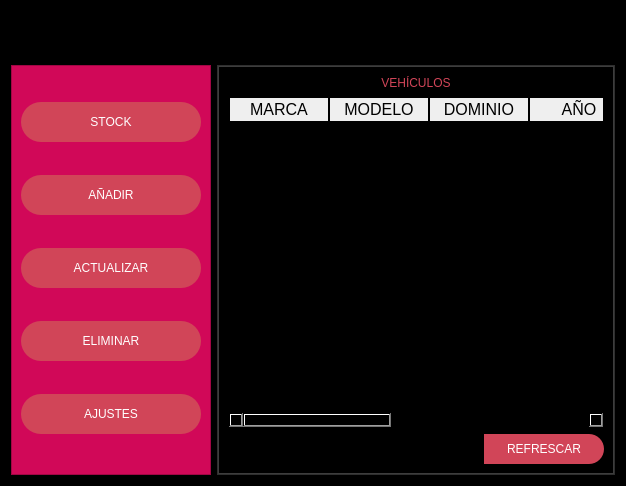
<?xml version="1.0" encoding="UTF-8"?>
<ui version="4.0">
 <class>MainWindow</class>
 <widget class="QMainWindow" name="MainWindow">
  <property name="geometry">
   <rect>
    <x>0</x>
    <y>0</y>
    <width>626</width>
    <height>486</height>
   </rect>
  </property>
  <property name="windowTitle">
   <string>MainWindow</string>
  </property>
  <widget class="QWidget" name="centralwidget">
   <layout class="QHBoxLayout" name="horizontalLayout_6">
    <property name="spacing">
     <number>0</number>
    </property>
    <property name="leftMargin">
     <number>0</number>
    </property>
    <property name="topMargin">
     <number>0</number>
    </property>
    <property name="rightMargin">
     <number>0</number>
    </property>
    <property name="bottomMargin">
     <number>0</number>
    </property>
    <item>
     <widget class="QFrame" name="frame">
      <property name="styleSheet">
       <string notr="true">QFrame{
background-color:rgb(0,0,0);
}

QPushButton{
background-color:000000ff;
border-radius:20px;
}

QPushButton:hover{
background-color:rgb(61,61,61);
border-radius:20px;
}</string>
      </property>
      <property name="frameShape">
       <enum>QFrame::StyledPanel</enum>
      </property>
      <property name="frameShadow">
       <enum>QFrame::Raised</enum>
      </property>
      <layout class="QVBoxLayout" name="verticalLayout_2" stretch="1,8">
       <property name="spacing">
        <number>0</number>
       </property>
       <property name="leftMargin">
        <number>0</number>
       </property>
       <property name="topMargin">
        <number>0</number>
       </property>
       <property name="rightMargin">
        <number>0</number>
       </property>
       <property name="bottomMargin">
        <number>0</number>
       </property>
       <item>
        <widget class="QFrame" name="frame_superior">
         <property name="minimumSize">
          <size>
           <width>0</width>
           <height>42</height>
          </size>
         </property>
         <property name="styleSheet">
          <string notr="true">QFrame{
background-color:rgb(0,0,0);
}

QPushButton{
background-color:000000ff;
border-radius:20px;
}

QPushButton:hover{
background-color:rgb(61,61,61);
border-radius:20px;
}</string>
         </property>
         <property name="frameShape">
          <enum>QFrame::StyledPanel</enum>
         </property>
         <property name="frameShadow">
          <enum>QFrame::Raised</enum>
         </property>
         <layout class="QHBoxLayout" name="horizontalLayout">
          <item>
           <widget class="QPushButton" name="pushButton_5">
            <property name="minimumSize">
             <size>
              <width>200</width>
              <height>0</height>
             </size>
            </property>
            <property name="text">
             <string/>
            </property>
            <property name="icon">
             <iconset>
              <normaloff>../../Users/GoodGame/Downloads/menu-svgrepo-com.svg</normaloff>../../Users/GoodGame/Downloads/menu-svgrepo-com.svg</iconset>
            </property>
            <property name="iconSize">
             <size>
              <width>38</width>
              <height>38</height>
             </size>
            </property>
           </widget>
          </item>
          <item>
           <spacer name="horizontalSpacer">
            <property name="orientation">
             <enum>Qt::Horizontal</enum>
            </property>
            <property name="sizeHint" stdset="0">
             <size>
              <width>207</width>
              <height>20</height>
             </size>
            </property>
           </spacer>
          </item>
          <item>
           <widget class="QPushButton" name="pushButton_4">
            <property name="minimumSize">
             <size>
              <width>40</width>
              <height>40</height>
             </size>
            </property>
            <property name="text">
             <string/>
            </property>
            <property name="icon">
             <iconset>
              <normaloff>../../Users/GoodGame/Downloads/minimize-svgrepo-com (1).svg</normaloff>../../Users/GoodGame/Downloads/minimize-svgrepo-com (1).svg</iconset>
            </property>
            <property name="iconSize">
             <size>
              <width>38</width>
              <height>38</height>
             </size>
            </property>
           </widget>
          </item>
          <item>
           <widget class="QPushButton" name="pushButton_3">
            <property name="minimumSize">
             <size>
              <width>40</width>
              <height>40</height>
             </size>
            </property>
            <property name="text">
             <string/>
            </property>
            <property name="icon">
             <iconset>
              <normaloff>../../Users/GoodGame/Downloads/minimize-svgrepo-com.svg</normaloff>../../Users/GoodGame/Downloads/minimize-svgrepo-com.svg</iconset>
            </property>
            <property name="iconSize">
             <size>
              <width>28</width>
              <height>38</height>
             </size>
            </property>
           </widget>
          </item>
          <item>
           <widget class="QPushButton" name="pushButton_2">
            <property name="minimumSize">
             <size>
              <width>40</width>
              <height>40</height>
             </size>
            </property>
            <property name="styleSheet">
             <string notr="true"/>
            </property>
            <property name="text">
             <string/>
            </property>
            <property name="icon">
             <iconset>
              <normaloff>../../Users/GoodGame/Downloads/maximize-svgrepo-com.svg</normaloff>../../Users/GoodGame/Downloads/maximize-svgrepo-com.svg</iconset>
            </property>
            <property name="iconSize">
             <size>
              <width>28</width>
              <height>38</height>
             </size>
            </property>
           </widget>
          </item>
          <item>
           <widget class="QPushButton" name="pushButton">
            <property name="minimumSize">
             <size>
              <width>40</width>
              <height>40</height>
             </size>
            </property>
            <property name="text">
             <string/>
            </property>
            <property name="icon">
             <iconset>
              <normaloff>../../Users/GoodGame/Downloads/icons8-close.svg</normaloff>../../Users/GoodGame/Downloads/icons8-close.svg</iconset>
            </property>
            <property name="iconSize">
             <size>
              <width>38</width>
              <height>38</height>
             </size>
            </property>
           </widget>
          </item>
         </layout>
        </widget>
       </item>
       <item>
        <widget class="QFrame" name="frame_contenido">
         <property name="frameShape">
          <enum>QFrame::StyledPanel</enum>
         </property>
         <property name="frameShadow">
          <enum>QFrame::Raised</enum>
         </property>
         <layout class="QHBoxLayout" name="horizontalLayout_2">
          <item>
           <widget class="QFrame" name="frame_control">
            <property name="minimumSize">
             <size>
              <width>200</width>
              <height>0</height>
             </size>
            </property>
            <property name="maximumSize">
             <size>
              <width>0</width>
              <height>16777215</height>
             </size>
            </property>
            <property name="styleSheet">
             <string notr="true">QFrame{
	background-color: rgb(209, 8, 88);
}

QPushButton{
background-color: rgb(209,69,88);
border-top-left-radius:20px;
border-bottom-left-radius:20px;
color:rgb(255,255,255);
font:77 10pt &quot;Arial Black&quot;;
}

QPushButton:hover{
background-color: white;
border-top-left-radius:20px;
border-bottom-left-radius:20px;
color:rgb(0,0,0);
font: 77 10pt &quot;Arial Black&quot;;
}</string>
            </property>
            <property name="frameShape">
             <enum>QFrame::StyledPanel</enum>
            </property>
            <property name="frameShadow">
             <enum>QFrame::Raised</enum>
            </property>
            <layout class="QVBoxLayout" name="verticalLayout_3">
             <item>
              <widget class="QPushButton" name="bt_stock">
               <property name="minimumSize">
                <size>
                 <width>0</width>
                 <height>40</height>
                </size>
               </property>
               <property name="text">
                <string>STOCK</string>
               </property>
               <property name="icon">
                <iconset>
                 <normaloff>../../Users/GoodGame/Downloads/garage-svgrepo-com.svg</normaloff>../../Users/GoodGame/Downloads/garage-svgrepo-com.svg</iconset>
               </property>
               <property name="iconSize">
                <size>
                 <width>35</width>
                 <height>35</height>
                </size>
               </property>
              </widget>
             </item>
             <item>
              <widget class="QPushButton" name="bt_agregar">
               <property name="minimumSize">
                <size>
                 <width>0</width>
                 <height>40</height>
                </size>
               </property>
               <property name="text">
                <string>AÑADIR</string>
               </property>
               <property name="icon">
                <iconset>
                 <normaloff>../../Users/GoodGame/Downloads/add-svgrepo-com.svg</normaloff>../../Users/GoodGame/Downloads/add-svgrepo-com.svg</iconset>
               </property>
               <property name="iconSize">
                <size>
                 <width>35</width>
                 <height>35</height>
                </size>
               </property>
              </widget>
             </item>
             <item>
              <widget class="QPushButton" name="bt_actualizar_stock">
               <property name="minimumSize">
                <size>
                 <width>0</width>
                 <height>40</height>
                </size>
               </property>
               <property name="text">
                <string>ACTUALIZAR</string>
               </property>
               <property name="icon">
                <iconset>
                 <normaloff>../../Users/GoodGame/Downloads/refresh-svgrepo-com.svg</normaloff>../../Users/GoodGame/Downloads/refresh-svgrepo-com.svg</iconset>
               </property>
               <property name="iconSize">
                <size>
                 <width>35</width>
                 <height>35</height>
                </size>
               </property>
              </widget>
             </item>
             <item>
              <widget class="QPushButton" name="bt_eliminar">
               <property name="minimumSize">
                <size>
                 <width>0</width>
                 <height>40</height>
                </size>
               </property>
               <property name="text">
                <string>ELIMINAR</string>
               </property>
               <property name="icon">
                <iconset>
                 <normaloff>../../Users/GoodGame/Downloads/delete-svgrepo-com.svg</normaloff>../../Users/GoodGame/Downloads/delete-svgrepo-com.svg</iconset>
               </property>
               <property name="iconSize">
                <size>
                 <width>35</width>
                 <height>35</height>
                </size>
               </property>
              </widget>
             </item>
             <item>
              <widget class="QPushButton" name="bt_ajustes">
               <property name="minimumSize">
                <size>
                 <width>0</width>
                 <height>40</height>
                </size>
               </property>
               <property name="text">
                <string>AJUSTES</string>
               </property>
               <property name="icon">
                <iconset>
                 <normaloff>../../Users/GoodGame/Downloads/settings-svgrepo-com.svg</normaloff>../../Users/GoodGame/Downloads/settings-svgrepo-com.svg</iconset>
               </property>
               <property name="iconSize">
                <size>
                 <width>35</width>
                 <height>35</height>
                </size>
               </property>
              </widget>
             </item>
            </layout>
           </widget>
          </item>
          <item>
           <widget class="QFrame" name="frame_paginas">
            <property name="styleSheet">
             <string notr="true">QFrame{
background-color:rgb(61,61,61);
}

QLabel{
font: 87 12pt &quot;Arial Black&quot;;
background-color: #000000ff;
color:rgb(0,206,151);
border:0px solid #14C8DC;
}

QLineEdit{
border:0px;
color:rgb(255,255,255);
border-bottom:2px solid rgb(61,61,61);
font: 75 12pt &quot;Times New Roman&quot;;
}

QPushButton{
background-color:rgb(61,61,61);
border-radius: 15px;
color: rgb(255,255,255);
font: 77 10pt &quot;Arial Black&quot;;
}

QPushButton:hover{
background-color: rgb(0,206,151);
border-radius: 15px;
color: rgb(0,0,0);
font: 77 10pt &quot;Arial Black&quot;;
}

QTableWidget{
background-color: rgb (255,255,255);
color: rgb(0,0,0);
gridline-color: rgb(0,206,151);
font-size: 12pt;
color: #000000;
}

QHeaderView::section{
background-color: (0,206,151);
border: 1px solid rgb(0,0,0);
font-size: 12pt;
}

QTableWidget QTableCornerButton::section{
background-color: rgb(0,0,0);
border: 1px solid rgb(0,206,151);
}</string>
            </property>
            <property name="frameShape">
             <enum>QFrame::StyledPanel</enum>
            </property>
            <property name="frameShadow">
             <enum>QFrame::Raised</enum>
            </property>
            <layout class="QVBoxLayout" name="verticalLayout_4">
             <property name="spacing">
              <number>0</number>
             </property>
             <property name="leftMargin">
              <number>1</number>
             </property>
             <property name="topMargin">
              <number>1</number>
             </property>
             <property name="rightMargin">
              <number>1</number>
             </property>
             <property name="bottomMargin">
              <number>1</number>
             </property>
             <item>
              <widget class="QStackedWidget" name="stackedWidget">
               <property name="styleSheet">
                <string notr="true">background-color: rgb(0, 0, 0);</string>
               </property>
               <widget class="QWidget" name="page_Stock">
                <layout class="QVBoxLayout" name="verticalLayout_5">
                 <item>
                  <widget class="QLabel" name="label">
                   <property name="styleSheet">
                    <string notr="true">color: rgb(209,69,88);</string>
                   </property>
                   <property name="text">
                    <string>VEHÍCULOS</string>
                   </property>
                   <property name="alignment">
                    <set>Qt::AlignCenter</set>
                   </property>
                  </widget>
                 </item>
                 <item>
                  <widget class="QTableWidget" name="table_Cars">
                   <property name="styleSheet">
                    <string notr="true">color: black</string>
                   </property>
                   <column>
                    <property name="text">
                     <string>MARCA</string>
                    </property>
                   </column>
                   <column>
                    <property name="text">
                     <string>MODELO</string>
                    </property>
                   </column>
                   <column>
                    <property name="text">
                     <string>DOMINIO</string>
                    </property>
                   </column>
                   <column>
                    <property name="text">
                     <string>AÑO</string>
                    </property>
                   </column>
                   <column>
                    <property name="text">
                     <string>KILOMETROS</string>
                    </property>
                   </column>
                   <column>
                    <property name="text">
                     <string>COLOR</string>
                    </property>
                   </column>
                   <column>
                    <property name="text">
                     <string>PRECIO</string>
                    </property>
                   </column>
                  </widget>
                 </item>
                 <item>
                  <layout class="QHBoxLayout" name="horizontalLayout_3">
                   <item>
                    <spacer name="horizontalSpacer_2">
                     <property name="orientation">
                      <enum>Qt::Horizontal</enum>
                     </property>
                     <property name="sizeHint" stdset="0">
                      <size>
                       <width>40</width>
                       <height>20</height>
                      </size>
                     </property>
                    </spacer>
                   </item>
                   <item>
                    <widget class="QPushButton" name="button_refresh">
                     <property name="minimumSize">
                      <size>
                       <width>120</width>
                       <height>30</height>
                      </size>
                     </property>
                     <property name="styleSheet">
                      <string notr="true">QFrame{
	background-color: rgb(209, 8, 88);
}

QPushButton{
background-color: rgb(209,69,88);
border-top-left-radius:20px;
border-bottom-left-radius:20px;
color:rgb(255,255,255);
font:77 10pt &quot;Arial Black&quot;;
}

QPushButton:hover{
background-color: white;
border-top-left-radius:20px;
border-bottom-left-radius:20px;
color:rgb(0,0,0);
font: 77 10pt &quot;Arial Black&quot;;
}</string>
                     </property>
                     <property name="text">
                      <string>REFRESCAR</string>
                     </property>
                     <property name="icon">
                      <iconset>
                       <normaloff>../../Users/GoodGame/Downloads/refresh-svgrepo-com.svg</normaloff>../../Users/GoodGame/Downloads/refresh-svgrepo-com.svg</iconset>
                     </property>
                    </widget>
                   </item>
                  </layout>
                 </item>
                </layout>
               </widget>
               <widget class="QWidget" name="page_Agregar">
                <layout class="QVBoxLayout" name="verticalLayout">
                 <item>
                  <layout class="QHBoxLayout" name="horizontalLayout_4">
                   <item>
                    <layout class="QVBoxLayout" name="verticalLayout_6">
                     <item>
                      <widget class="QLabel" name="label_2">
                       <property name="styleSheet">
                        <string notr="true">color: rgb(209,69,88);</string>
                       </property>
                       <property name="text">
                        <string>MARCA</string>
                       </property>
                      </widget>
                     </item>
                     <item>
                      <widget class="QLabel" name="label_3">
                       <property name="styleSheet">
                        <string notr="true">color: rgb(209,69,88);</string>
                       </property>
                       <property name="text">
                        <string>MODELO</string>
                       </property>
                      </widget>
                     </item>
                     <item>
                      <widget class="QLabel" name="label_4">
                       <property name="styleSheet">
                        <string notr="true">color: rgb(209,69,88);</string>
                       </property>
                       <property name="text">
                        <string>DOMINIO</string>
                       </property>
                      </widget>
                     </item>
                     <item>
                      <widget class="QLabel" name="label_5">
                       <property name="styleSheet">
                        <string notr="true">color: rgb(209,69,88);</string>
                       </property>
                       <property name="text">
                        <string>AÑO</string>
                       </property>
                      </widget>
                     </item>
                     <item>
                      <widget class="QLabel" name="label_6">
                       <property name="styleSheet">
                        <string notr="true">color: rgb(209,69,88);</string>
                       </property>
                       <property name="text">
                        <string>KM</string>
                       </property>
                      </widget>
                     </item>
                     <item>
                      <widget class="QLabel" name="label_7">
                       <property name="styleSheet">
                        <string notr="true">color: rgb(209,69,88);</string>
                       </property>
                       <property name="text">
                        <string>COLOR</string>
                       </property>
                      </widget>
                     </item>
                     <item>
                      <widget class="QLabel" name="label_8">
                       <property name="styleSheet">
                        <string notr="true">color: rgb(209,69,88);</string>
                       </property>
                       <property name="text">
                        <string>PRECIO</string>
                       </property>
                      </widget>
                     </item>
                    </layout>
                   </item>
                   <item>
                    <layout class="QVBoxLayout" name="verticalLayout_7">
                     <item>
                      <widget class="QLineEdit" name="registrar_marca"/>
                     </item>
                     <item>
                      <widget class="QLineEdit" name="registrar_modelo"/>
                     </item>
                     <item>
                      <widget class="QLineEdit" name="registrar_dominio"/>
                     </item>
                     <item>
                      <widget class="QLineEdit" name="registrar_year"/>
                     </item>
                     <item>
                      <widget class="QLineEdit" name="registrar_km"/>
                     </item>
                     <item>
                      <widget class="QLineEdit" name="registrar_color"/>
                     </item>
                     <item>
                      <widget class="QLineEdit" name="registrar_precio"/>
                     </item>
                    </layout>
                   </item>
                   <item>
                    <spacer name="horizontalSpacer_4">
                     <property name="orientation">
                      <enum>Qt::Horizontal</enum>
                     </property>
                     <property name="sizeHint" stdset="0">
                      <size>
                       <width>37</width>
                       <height>196</height>
                      </size>
                     </property>
                    </spacer>
                   </item>
                  </layout>
                 </item>
                 <item>
                  <layout class="QHBoxLayout" name="horizontalLayout_5">
                   <item>
                    <widget class="QLabel" name="signal_agregar">
                     <property name="minimumSize">
                      <size>
                       <width>180</width>
                       <height>0</height>
                      </size>
                     </property>
                     <property name="text">
                      <string/>
                     </property>
                     <property name="alignment">
                      <set>Qt::AlignCenter</set>
                     </property>
                    </widget>
                   </item>
                   <item>
                    <spacer name="horizontalSpacer_3">
                     <property name="orientation">
                      <enum>Qt::Horizontal</enum>
                     </property>
                     <property name="sizeHint" stdset="0">
                      <size>
                       <width>40</width>
                       <height>20</height>
                      </size>
                     </property>
                    </spacer>
                   </item>
                   <item>
                    <widget class="QPushButton" name="bt_refrescar">
                     <property name="styleSheet">
                      <string notr="true">QFrame{
	background-color: rgb(209, 8, 88);
}

QPushButton{
background-color: rgb(209,69,88);
border-top-left-radius:20px;
border-bottom-left-radius:20px;
color:rgb(255,255,255);
font:77 10pt &quot;Arial Black&quot;;
}

QPushButton:hover{
background-color: white;
border-top-left-radius:20px;
border-bottom-left-radius:20px;
color:rgb(0,0,0);
font: 77 10pt &quot;Arial Black&quot;;
}</string>
                     </property>
                     <property name="text">
                      <string>REFRESCAR</string>
                     </property>
                     <property name="icon">
                      <iconset>
                       <normaloff>../../Users/GoodGame/Downloads/refresh-svgrepo-com.svg</normaloff>../../Users/GoodGame/Downloads/refresh-svgrepo-com.svg</iconset>
                     </property>
                    </widget>
                   </item>
                  </layout>
                 </item>
                </layout>
               </widget>
               <widget class="QWidget" name="page_Actualizar">
                <widget class="QLineEdit" name="act_buscar">
                 <property name="geometry">
                  <rect>
                   <x>12</x>
                   <y>20</y>
                   <width>251</width>
                   <height>21</height>
                  </rect>
                 </property>
                </widget>
                <widget class="QPushButton" name="bt_actualizar_tabla">
                 <property name="geometry">
                  <rect>
                   <x>260</x>
                   <y>360</y>
                   <width>121</width>
                   <height>21</height>
                  </rect>
                 </property>
                 <property name="styleSheet">
                  <string notr="true">QFrame{
	background-color: rgb(209, 8, 88);
}

QPushButton{
background-color: rgb(209,69,88);
border-top-left-radius:20px;
border-bottom-left-radius:20px;
color:rgb(255,255,255);
font:77 10pt &quot;Arial Black&quot;;
}

QPushButton:hover{
background-color: white;
border-top-left-radius:20px;
border-bottom-left-radius:20px;
color:rgb(0,0,0);
font: 77 10pt &quot;Arial Black&quot;;
}</string>
                 </property>
                 <property name="text">
                  <string>ACTUALIZAR </string>
                 </property>
                 <property name="icon">
                  <iconset>
                   <normaloff>../../Users/GoodGame/Downloads/refresh-svgrepo-com.svg</normaloff>../../Users/GoodGame/Downloads/refresh-svgrepo-com.svg</iconset>
                 </property>
                </widget>
                <widget class="QPushButton" name="bt_buscar_act">
                 <property name="geometry">
                  <rect>
                   <x>290</x>
                   <y>20</y>
                   <width>75</width>
                   <height>23</height>
                  </rect>
                 </property>
                 <property name="styleSheet">
                  <string notr="true">QFrame{
	background-color: rgb(209, 8, 88);
}

QPushButton{
background-color: rgb(209,69,88);
border-top-left-radius:20px;
border-bottom-left-radius:20px;
color:rgb(255,255,255);
font:77 10pt &quot;Arial Black&quot;;
}

QPushButton:hover{
background-color: white;
border-top-left-radius:20px;
border-bottom-left-radius:20px;
color:rgb(0,0,0);
font: 77 10pt &quot;Arial Black&quot;;
}</string>
                 </property>
                 <property name="text">
                  <string>BUSCAR</string>
                 </property>
                </widget>
                <widget class="QLabel" name="signal_actualizar">
                 <property name="geometry">
                  <rect>
                   <x>10</x>
                   <y>360</y>
                   <width>111</width>
                   <height>21</height>
                  </rect>
                 </property>
                 <property name="text">
                  <string/>
                 </property>
                </widget>
                <widget class="QWidget" name="">
                 <property name="geometry">
                  <rect>
                   <x>150</x>
                   <y>70</y>
                   <width>125</width>
                   <height>271</height>
                  </rect>
                 </property>
                 <layout class="QVBoxLayout" name="verticalLayout_9">
                  <item>
                   <widget class="QLineEdit" name="act_marca"/>
                  </item>
                  <item>
                   <widget class="QLineEdit" name="act_modelo"/>
                  </item>
                  <item>
                   <widget class="QLineEdit" name="act_dominio"/>
                  </item>
                  <item>
                   <widget class="QLineEdit" name="act_year"/>
                  </item>
                  <item>
                   <widget class="QLineEdit" name="act_km"/>
                  </item>
                  <item>
                   <widget class="QLineEdit" name="act_color"/>
                  </item>
                  <item>
                   <widget class="QLineEdit" name="act_precio"/>
                  </item>
                 </layout>
                </widget>
                <widget class="QWidget" name="">
                 <property name="geometry">
                  <rect>
                   <x>10</x>
                   <y>70</y>
                   <width>121</width>
                   <height>261</height>
                  </rect>
                 </property>
                 <layout class="QVBoxLayout" name="verticalLayout_8">
                  <item>
                   <widget class="QLabel" name="label_10">
                    <property name="styleSheet">
                     <string notr="true">color: rgb(209,69,88);</string>
                    </property>
                    <property name="text">
                     <string>MARCA</string>
                    </property>
                   </widget>
                  </item>
                  <item>
                   <widget class="QLabel" name="label_11">
                    <property name="styleSheet">
                     <string notr="true">color: rgb(209,69,88);</string>
                    </property>
                    <property name="text">
                     <string>MODELO</string>
                    </property>
                   </widget>
                  </item>
                  <item>
                   <widget class="QLabel" name="label_12">
                    <property name="styleSheet">
                     <string notr="true">color: rgb(209,69,88);</string>
                    </property>
                    <property name="text">
                     <string>DOMINIO</string>
                    </property>
                   </widget>
                  </item>
                  <item>
                   <widget class="QLabel" name="label_13">
                    <property name="styleSheet">
                     <string notr="true">color: rgb(209,69,88);</string>
                    </property>
                    <property name="text">
                     <string>AÑO</string>
                    </property>
                   </widget>
                  </item>
                  <item>
                   <widget class="QLabel" name="label_14">
                    <property name="styleSheet">
                     <string notr="true">color: rgb(209,69,88);</string>
                    </property>
                    <property name="text">
                     <string>KM</string>
                    </property>
                   </widget>
                  </item>
                  <item>
                   <widget class="QLabel" name="label_15">
                    <property name="styleSheet">
                     <string notr="true">color: rgb(209,69,88);</string>
                    </property>
                    <property name="text">
                     <string>COLOR</string>
                    </property>
                   </widget>
                  </item>
                  <item>
                   <widget class="QLabel" name="label_16">
                    <property name="styleSheet">
                     <string notr="true">color: rgb(209,69,88);</string>
                    </property>
                    <property name="text">
                     <string>PRECIO</string>
                    </property>
                   </widget>
                  </item>
                 </layout>
                </widget>
               </widget>
               <widget class="QWidget" name="page_Eliminar">
                <widget class="QLabel" name="label_17">
                 <property name="geometry">
                  <rect>
                   <x>10</x>
                   <y>30</y>
                   <width>101</width>
                   <height>16</height>
                  </rect>
                 </property>
                 <property name="styleSheet">
                  <string notr="true">color: rgb(209,69,88);</string>
                 </property>
                 <property name="text">
                  <string>NOMBRE:</string>
                 </property>
                </widget>
                <widget class="QLineEdit" name="eliminar_buscar">
                 <property name="geometry">
                  <rect>
                   <x>120</x>
                   <y>30</y>
                   <width>181</width>
                   <height>20</height>
                  </rect>
                 </property>
                </widget>
                <widget class="QPushButton" name="bt_buscar_borrar">
                 <property name="geometry">
                  <rect>
                   <x>310</x>
                   <y>30</y>
                   <width>75</width>
                   <height>23</height>
                  </rect>
                 </property>
                 <property name="styleSheet">
                  <string notr="true">QFrame{
	background-color: rgb(209, 8, 88);
}

QPushButton{
background-color: rgb(209,69,88);
border-top-left-radius:20px;
border-bottom-left-radius:20px;
color:rgb(255,255,255);
font:77 10pt &quot;Arial Black&quot;;
}

QPushButton:hover{
background-color: white;
border-top-left-radius:20px;
border-bottom-left-radius:20px;
color:rgb(0,0,0);
font: 77 10pt &quot;Arial Black&quot;;
}</string>
                 </property>
                 <property name="text">
                  <string>BUSCAR</string>
                 </property>
                </widget>
                <widget class="QTableWidget" name="tabla_borrar">
                 <property name="geometry">
                  <rect>
                   <x>5</x>
                   <y>81</y>
                   <width>381</width>
                   <height>241</height>
                  </rect>
                 </property>
                 <column>
                  <property name="text">
                   <string>MARCA</string>
                  </property>
                 </column>
                 <column>
                  <property name="text">
                   <string>MODELO</string>
                  </property>
                 </column>
                 <column>
                  <property name="text">
                   <string>AÑO</string>
                  </property>
                 </column>
                 <column>
                  <property name="text">
                   <string>DOMINIO</string>
                  </property>
                 </column>
                 <column>
                  <property name="text">
                   <string>KM</string>
                  </property>
                 </column>
                 <column>
                  <property name="text">
                   <string>CONDICION</string>
                  </property>
                 </column>
                 <column>
                  <property name="text">
                   <string>PRECIO</string>
                  </property>
                 </column>
                 <column>
                  <property name="text">
                   <string/>
                  </property>
                 </column>
                </widget>
                <widget class="QPushButton" name="bt_borrar">
                 <property name="geometry">
                  <rect>
                   <x>290</x>
                   <y>350</y>
                   <width>75</width>
                   <height>23</height>
                  </rect>
                 </property>
                 <property name="styleSheet">
                  <string notr="true">QFrame{
	background-color: rgb(209, 8, 88);
}

QPushButton{
background-color: rgb(209,69,88);
border-top-left-radius:20px;
border-bottom-left-radius:20px;
color:rgb(255,255,255);
font:77 10pt &quot;Arial Black&quot;;
}

QPushButton:hover{
background-color: white;
border-top-left-radius:20px;
border-bottom-left-radius:20px;
color:rgb(0,0,0);
font: 77 10pt &quot;Arial Black&quot;;
}</string>
                 </property>
                 <property name="text">
                  <string>BORRAR</string>
                 </property>
                </widget>
                <widget class="QLabel" name="signal_eliminacion">
                 <property name="geometry">
                  <rect>
                   <x>10</x>
                   <y>352</y>
                   <width>91</width>
                   <height>21</height>
                  </rect>
                 </property>
                 <property name="text">
                  <string/>
                 </property>
                </widget>
               </widget>
               <widget class="QWidget" name="page_Ajustes"/>
              </widget>
             </item>
            </layout>
           </widget>
          </item>
         </layout>
        </widget>
       </item>
      </layout>
     </widget>
    </item>
   </layout>
  </widget>
 </widget>
 <resources/>
 <connections/>
</ui>
